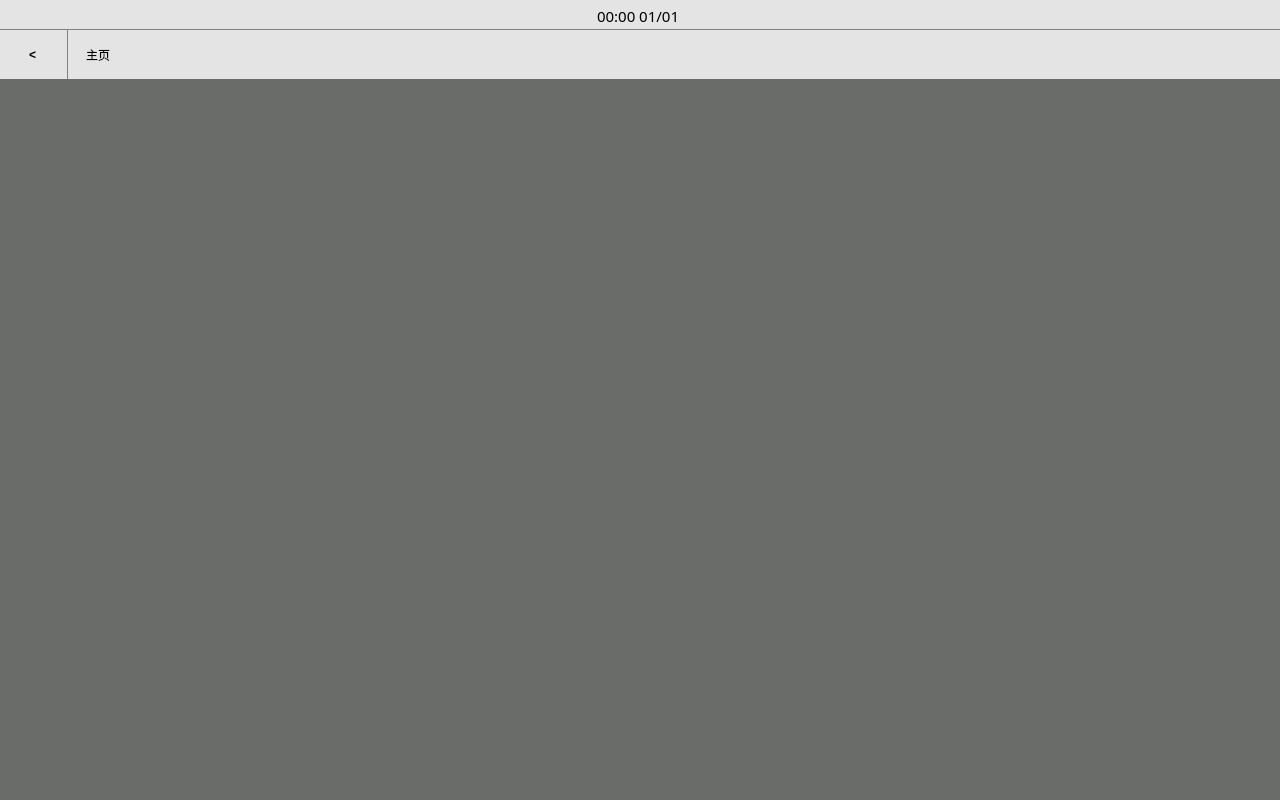
<?xml version="1.0" encoding="UTF-8"?>
<ui version="4.0">
 <class>BaseWidget</class>
 <widget class="QWidget" name="BaseWidget">
  <property name="geometry">
   <rect>
    <x>0</x>
    <y>0</y>
    <width>1280</width>
    <height>800</height>
   </rect>
  </property>
  <property name="minimumSize">
   <size>
    <width>1280</width>
    <height>800</height>
   </size>
  </property>
  <property name="maximumSize">
   <size>
    <width>1280</width>
    <height>800</height>
   </size>
  </property>
  <property name="styleSheet">
   <string notr="true"/>
  </property>
  <property name="BaseWidget" stdset="0">
   <string>Form</string>
  </property>
  <widget class="QWidget" name="verticalLayoutWidget">
   <property name="geometry">
    <rect>
     <x>-1</x>
     <y>-1</y>
     <width>1281</width>
     <height>801</height>
    </rect>
   </property>
   <layout class="QVBoxLayout" name="vbaseLayout" stretch="3,5,72">
    <property name="spacing">
     <number>0</number>
    </property>
    <item>
     <widget class="QFrame" name="base_statebar">
      <property name="styleSheet">
       <string notr="true">QFrame {
                                background-color: rgb(228, 228, 228)
                                }</string>
      </property>
      <property name="frameShape">
       <enum>QFrame::NoFrame</enum>
      </property>
      <property name="frameShadow">
       <enum>QFrame::Plain</enum>
      </property>
      <widget class="QWidget" name="horizontalLayoutWidget">
       <property name="geometry">
        <rect>
         <x>-1</x>
         <y>0</y>
         <width>1281</width>
         <height>33</height>
        </rect>
       </property>
       <layout class="QHBoxLayout" name="hstateLayout">
        <item>
         <widget class="QLabel" name="stateLabel_l">
          <property name="text">
           <string/>
          </property>
         </widget>
        </item>
        <item>
         <spacer name="hstatespace_l">
          <property name="orientation">
           <enum>Qt::Horizontal</enum>
          </property>
          <property name="sizeHint" stdset="0">
           <size>
            <width>40</width>
            <height>20</height>
           </size>
          </property>
         </spacer>
        </item>
        <item>
         <widget class="QLabel" name="stateLabel_datetime">
          <property name="font">
           <font>
            <family>微软雅黑</family>
            <pointsize>11</pointsize>
            <weight>50</weight>
            <bold>false</bold>
           </font>
          </property>
          <property name="text">
           <string>00:00 01/01</string>
          </property>
         </widget>
        </item>
        <item>
         <spacer name="hstatespace_r">
          <property name="orientation">
           <enum>Qt::Horizontal</enum>
          </property>
          <property name="sizeHint" stdset="0">
           <size>
            <width>40</width>
            <height>20</height>
           </size>
          </property>
         </spacer>
        </item>
        <item>
         <widget class="QLabel" name="stateLabel_r">
          <property name="text">
           <string/>
          </property>
         </widget>
        </item>
       </layout>
      </widget>
     </widget>
    </item>
    <item>
     <widget class="QFrame" name="base_navigationbar">
      <property name="styleSheet">
       <string notr="true">QFrame {
                                background-color: rgb(228, 228, 228);
                                border-top: 1px solid gray;
                                }</string>
      </property>
      <widget class="QWidget" name="horizontalLayoutWidget_2">
       <property name="geometry">
        <rect>
         <x>-1</x>
         <y>0</y>
         <width>1281</width>
         <height>52</height>
        </rect>
       </property>
       <layout class="QHBoxLayout" name="hnavigationLayout" stretch="0,121">
        <item>
         <widget class="QPushButton" name="naviBackBtn">
          <property name="minimumSize">
           <size>
            <width>70</width>
            <height>50</height>
           </size>
          </property>
          <property name="styleSheet">
           <string notr="true">QPushButton {
                                                border: none;
                                                background-color: rgb(228, 228, 228);
                                                color: black;
                                                padding: 5px;
                                                font: 18pt &quot;宋体&quot;;
                                                font-weight: bold;
                                                border-right:1px solid gray
                                                }</string>
          </property>
          <property name="text">
           <string>&lt;</string>
          </property>
         </widget>
        </item>
        <item>
         <widget class="QWidget" name="widget" native="true">
          <widget class="QWidget" name="horizontalLayoutWidget_3">
           <property name="geometry">
            <rect>
             <x>-1</x>
             <y>0</y>
             <width>1211</width>
             <height>52</height>
            </rect>
           </property>
           <layout class="QHBoxLayout" name="horizontalLayout">
            <item>
             <widget class="QPushButton" name="naviBtn_l">
              <property name="minimumSize">
               <size>
                <width>50</width>
                <height>50</height>
               </size>
              </property>
              <property name="sizeIncrement">
               <size>
                <width>0</width>
                <height>0</height>
               </size>
              </property>
              <property name="styleSheet">
               <string notr="true">QPushButton {
                                                                font: 14pt &quot;微软雅黑&quot;;
                                                                border: none;
                                                                background-color: rgb(228, 228,
                                                                228);
                                                                }
                                                            </string>
              </property>
              <property name="text">
               <string>主页</string>
              </property>
             </widget>
            </item>
            <item>
             <widget class="QLabel" name="naviDirectoryBtn">
              <property name="styleSheet">
               <string notr="true">QLabel {
                                                                font: 14pt &quot;微软雅黑&quot;;
                                                                }</string>
              </property>
              <property name="text">
               <string/>
              </property>
             </widget>
            </item>
            <item>
             <spacer name="hNavilSpacer">
              <property name="orientation">
               <enum>Qt::Horizontal</enum>
              </property>
              <property name="sizeHint" stdset="0">
               <size>
                <width>40</width>
                <height>20</height>
               </size>
              </property>
             </spacer>
            </item>
            <item>
             <widget class="QPushButton" name="naviHelpBtn">
              <property name="minimumSize">
               <size>
                <width>50</width>
                <height>50</height>
               </size>
              </property>
              <property name="baseSize">
               <size>
                <width>40</width>
                <height>40</height>
               </size>
              </property>
              <property name="styleSheet">
               <string notr="true">QPushButton {
                                                                border: none;
                                                                background-color: rgb(228, 228,
                                                                228);
                                                                color: black;
                                                                padding: 5px;
                                                                }</string>
              </property>
              <property name="text">
               <string/>
              </property>
              <property name="icon">
               <iconset>
                <normalon>:/navigation/help/base_assets/help.png</normalon>
               </iconset>
              </property>
              <property name="iconSize">
               <size>
                <width>40</width>
                <height>40</height>
               </size>
              </property>
             </widget>
            </item>
            <item>
             <widget class="QPushButton" name="naviSettingBtn">
              <property name="minimumSize">
               <size>
                <width>50</width>
                <height>50</height>
               </size>
              </property>
              <property name="styleSheet">
               <string notr="true">QPushButton {
                                                                border: none;
                                                                background-color: rgb(228, 228,
                                                                228);
                                                                color: black;
                                                                padding: 5px;
                                                                }</string>
              </property>
              <property name="text">
               <string/>
              </property>
              <property name="icon">
               <iconset>
                <normalon>:/navigation/setting/base_assets/setting.png</normalon>
               </iconset>
              </property>
              <property name="iconSize">
               <size>
                <width>40</width>
                <height>40</height>
               </size>
              </property>
             </widget>
            </item>
            <item>
             <widget class="QPushButton" name="naviHamburgerBtn">
              <property name="minimumSize">
               <size>
                <width>50</width>
                <height>50</height>
               </size>
              </property>
              <property name="styleSheet">
               <string notr="true">QPushButton {
                                                                border: none;
                                                                background-color: rgb(228, 228,
                                                                228);
                                                                color: black;
                                                                padding: 5px;
                                                                }</string>
              </property>
              <property name="text">
               <string/>
              </property>
              <property name="icon">
               <iconset>
                <normalon>:/navigation/hamburger/base_assets/hamburger.png</normalon>
               </iconset>
              </property>
              <property name="iconSize">
               <size>
                <width>40</width>
                <height>40</height>
               </size>
              </property>
             </widget>
            </item>
            <item>
             <spacer name="hNavilMarginSpacer">
              <property name="orientation">
               <enum>Qt::Horizontal</enum>
              </property>
              <property name="sizeType">
               <enum>QSizePolicy::Fixed</enum>
              </property>
              <property name="sizeHint" stdset="0">
               <size>
                <width>20</width>
                <height>20</height>
               </size>
              </property>
             </spacer>
            </item>
           </layout>
          </widget>
         </widget>
        </item>
       </layout>
      </widget>
     </widget>
    </item>
    <item>
     <widget class="QWidget" name="base_workspace" native="true">
      <property name="styleSheet">
       <string notr="true">/* background-color: rgb(122, 132, 131); */
                                background-color: rgb(105, 108, 105);</string>
      </property>
     </widget>
    </item>
   </layout>
   <zorder>base_navigationbar</zorder>
   <zorder>base_workspace</zorder>
   <zorder>base_statebar</zorder>
  </widget>
 </widget>
 <resources>
  <include location="../../assets/assets.qrc"/>
 </resources>
 <connections/>
</ui>
